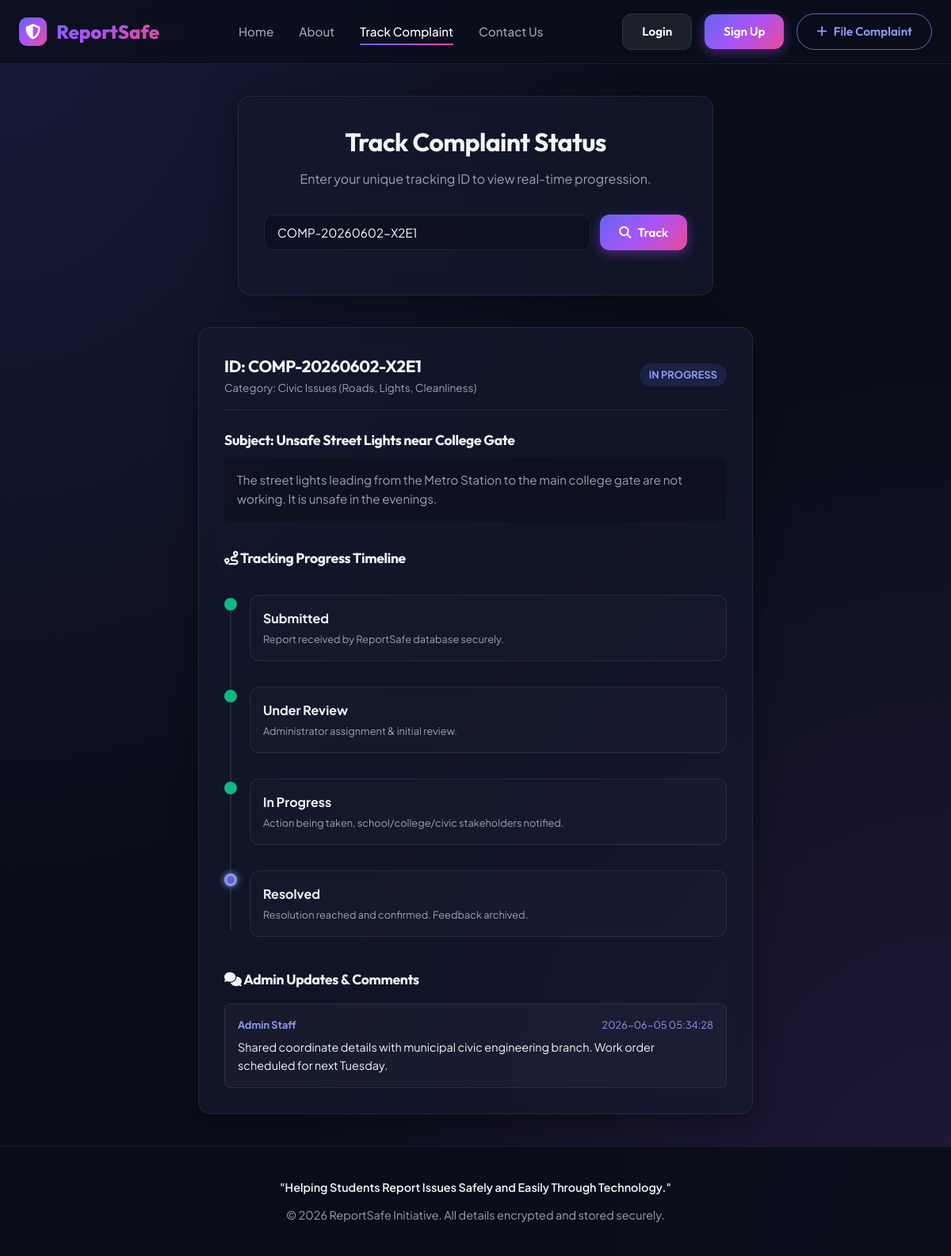
Screenshot of /track?complaint_id=COMP-20260602-X2E1 with the database file from the repository.
### tables this page shows
CREATE TABLE complaints (
        id TEXT PRIMARY KEY,
        user_id INTEGER,
        title TEXT NOT NULL,
        description TEXT NOT NULL,
        category TEXT NOT NULL,
        anonymous INTEGER DEFAULT 0,
        file_path TEXT,
        status TEXT NOT NULL DEFAULT 'Submitted',
        created_at TIMESTAMP DEFAULT CURRENT_TIMESTAMP,
        updated_at TIMESTAMP DEFAULT CURRENT_TIMESTAMP,
        FOREIGN KEY (user_id) REFERENCES users(id)
    );

CREATE TABLE comments (
        id INTEGER PRIMARY KEY AUTOINCREMENT,
        complaint_id TEXT NOT NULL,
        user_id INTEGER NOT NULL,
        comment_text TEXT NOT NULL,
        created_at TIMESTAMP DEFAULT CURRENT_TIMESTAMP,
        FOREIGN KEY (complaint_id) REFERENCES complaints(id),
        FOREIGN KEY (user_id) REFERENCES users(id)
    );

### app.py (the view)
@app.route('/track')
def track_view():
    complaint_id = request.args.get('complaint_id')
    complaint = None
    comments = []
    search_made = False
    if complaint_id:
        search_made = True
        complaint = db_manager.get_complaint_by_id(complaint_id)
        if complaint:
            comments = db_manager.get_comments_by_complaint(complaint_id)
    return render_template('track.html', complaint=complaint, comments=comments, complaint_id=complaint_id, search_made=search_made)

### database.py (called while the page is built, shortened)
def get_db_connection():
    if Config.DB_TYPE == 'sqlite':
        conn = sqlite3.connect(Config.SQLITE_DB_PATH)
        conn.row_factory = sqlite3.Row
        return conn

### db_manager.py (called while the page is built)
def is_firebase():
    return Config.DB_TYPE == 'firebase'

def get_complaint_by_id(complaint_id):
    if is_firebase():
        return firebase_db.get_complaint_by_id(complaint_id)
    else:
        conn = database.get_db_connection()
        cursor = conn.cursor()
        cursor.execute("SELECT * FROM complaints WHERE id = ?", (complaint_id,))
        complaint = cursor.fetchone()
        conn.close()
        if complaint:
            return dict(complaint)
        return None

def get_comments_by_complaint(complaint_id):
    if is_firebase():
        return firebase_db.get_comments_by_complaint(complaint_id)
    else:
        conn = database.get_db_connection()
        cursor = conn.cursor()
        cursor.execute("SELECT * FROM comments WHERE complaint_id = ? ORDER BY created_at DESC", (complaint_id,))
        comments = [dict(c) for c in cursor.fetchall()]
        conn.close()
        return comments

### templates/track.html (shortened to what this page needs)
{% extends 'base.html' %}
{% block content %}
<div class="card form-container" style="max-width: 600px;">
    <h1 class="form-title">Track Complaint Status</h1>
    <p class="form-subtitle">Enter your unique tracking ID to view real-time progression.</p>
    <form action="{{ url_for('track_view') }}" method="GET" style="display: flex; gap: 12px; margin-bottom: 24px;">
        <input class="form-control" type="text" name="complaint_id" value="{{ complaint_id or '' }}" required placeholder="COMP-YYYYMMDD-XXXX">
        <button type="submit" class="btn btn-primary" style="white-space: nowrap;">
            <i class="fas fa-magnifying-glass"></i> Track
        </button>
    </form>
</div>
{% if complaint %}
<div class="card track-card">
    <div style="display: flex; justify-content: space-between; align-items: center; border-bottom: 1px solid var(--bg-card-border); padding-bottom: 16px; margin-bottom: 24px;">
        <div>
            <h2 style="font-size: 1.3rem;">ID: {{ complaint.id }}</h2>
            <p style="font-size: 0.85rem; color: var(--text-muted);">Category: {{ complaint.category }}</p>
        </div>
        <span class="badge badge-{{ 'submitted' if complaint.status == 'Submitted' else 'review' if complaint.status == 'Under Review' else 'progress' if complaint.status == 'In Progress' else 'resolved' }}">
            {{ complaint.status }}
        </span>
    </div>
    <h3 style="font-size: 1.1rem; margin-bottom: 8px;">Subject: {{ complaint.title }}</h3>
    <p style="color: var(--text-muted); font-size: 0.95rem; margin-bottom: 32px; background: rgba(0,0,0,0.2); padding: 16px; border-radius: 8px;">
        {{ complaint.description }}
    </p>
    <h3 style="font-size: 1.1rem; margin-bottom: 20px;"><i class="fas fa-route"></i> Tracking Progress Timeline</h3>
    <div class="timeline">
        <div class="timeline-item completed">
            <div class="timeline-dot"></div>
            <div class="timeline-content">
                <div class="timeline-title">Submitted</div>
                <div class="timeline-date">Report received by ReportSafe database securely.</div>
            </div>
        </div>
        <div class="timeline-item {% if complaint.status in ['Under Review', 'In Progress', 'Resolved'] %}completed{% else %}active{% endif %}">
            <div class="timeline-dot"></div>
            <div class="timeline-content">
                <div class="timeline-title">Under Review</div>
                <div class="timeline-date">Administrator assignment & initial review.</div>
            </div>
        </div>
        <div class="timeline-item {% if complaint.status in ['In Progress', 'Resolved'] %}completed{% elif complaint.status == 'Under Review' %}active{% endif %}">
            <div class="timeline-dot"></div>
            <div class="timeline-content">
                <div class="timeline-title">In Progress</div>
                <div class="timeline-date">Action being taken, school/college/civic stakeholders notified.</div>
            </div>
        </div>
        <div class="timeline-item {% if complaint.status == 'Resolved' %}completed{% elif complaint.status == 'In Progress' %}active{% endif %}">
            <div class="timeline-dot"></div>
            <div class="timeline-content">
                <div class="timeline-title">Resolved</div>
                <div class="timeline-date">Resolution reached and confirmed. Feedback archived.</div>
            </div>
        </div>
    </div>
    {% if comments %}
    <h3 style="font-size: 1.1rem; margin-top: 40px; margin-bottom: 16px;"><i class="fas fa-comments"></i> Admin Updates & Comments</h3>
    <div style="display: flex; flex-direction: column; gap: 12px;">
        {% for comment in comments %}
        <div style="background: rgba(255,255,255,0.03); border: 1px solid var(--bg-card-border); padding: 16px; border-radius: 8px;">
            <div style="display: flex; justify-content: space-between; font-size: 0.8rem; color: var(--primary-light); margin-bottom: 6px;">
                <strong>Admin Staff</strong>
                <span>{{ comment.created_at }}</span>
            </div>
            <p style="font-size: 0.9rem;">{{ comment.comment_text }}</p>
        </div>
        {% endfor %}
    </div>
    {% endif %}
</div>
{% endif %}
{% endblock %}

### static/css/style.css (style rules this page uses)
:root { --font-heading: 'Outfit', sans-serif; --font-body: 'Plus Jakarta Sans', sans-serif; --primary: #5c6bc0; --primary-light: #8e99f3; --primary-dark: #26418f; --secondary: #9c27b0; --secondary-light: #d05ce3; --secondary-dark: #6a0080; --bg-main: #0a0e1a; --bg-card: rgba(20, 26, 46, 0.65); --bg-card-border: rgba(255, 255, 255, 0.08); --bg-input: rgba(13, 17, 33, 0.8); --text-main: #f3f4f6; --text-muted: #9ca3af; --text-dark: #1f2937; --white: #ffffff; --success: #10b981; --warning: #f59e0b; --danger: #ef4444; --info: #3b82f6; --accent-gradient: linear-gradient(135deg, #6366f1 0%, #a855f7 50%, #ec4899 100%); --card-shadow: 0 8px 32px 0 rgba(0, 0, 0, 0.37); --border-radius: 16px; --transition: all 0.3s cubic-bezier(0.4, 0, 0.2, 1); }
* { margin: 0; padding: 0; box-sizing: border-box; }
body { font-family: var(--font-body); background-color: var(--bg-main); background-image: radial-gradient(at 0% 0%, rgba(99, 102, 241, 0.15) 0px, transparent 50%), radial-gradient(at 100% 100%, rgba(168, 85, 247, 0.15) 0px, transparent 50%); background-attachment: fixed; color: var(--text-main); min-height: 100vh; display: flex; flex-direction: column; overflow-x: hidden; line-height: 1.6; }
h1, h2, h3, h4, h5, h6 { font-family: var(--font-heading); font-weight: 700; letter-spacing: -0.02em; }
.btn { display: inline-flex; align-items: center; justify-content: center; gap: 8px; padding: 10px 24px; border-radius: 12px; font-weight: 600; font-size: 0.95rem; cursor: pointer; transition: var(--transition); border: none; outline: none; font-family: var(--font-heading); }
.btn-primary { background: var(--accent-gradient); color: var(--white); box-shadow: 0 4px 15px rgba(168, 85, 247, 0.4); }
.card { background: var(--bg-card); border: 1px solid var(--bg-card-border); backdrop-filter: blur(12px); -webkit-backdrop-filter: blur(12px); border-radius: var(--border-radius); padding: 32px; box-shadow: var(--card-shadow); transition: var(--transition); }
.form-container { max-width: 550px; margin: 40px auto; }
.form-title { font-size: 2rem; margin-bottom: 8px; text-align: center; }
.form-subtitle { text-align: center; color: var(--text-muted); margin-bottom: 32px; }
.form-control { width: 100%; background: var(--bg-input); border: 1.5px solid var(--bg-card-border); padding: 12px 16px; color: var(--white); border-radius: 10px; font-family: var(--font-body); font-size: 0.95rem; transition: var(--transition); outline: none; }
.badge { display: inline-flex; align-items: center; padding: 4px 12px; border-radius: 50px; font-size: 0.8rem; font-weight: 700; text-transform: uppercase; }
.badge-progress { background: rgba(99, 102, 241, 0.15); color: var(--primary-light); }
.track-card { max-width: 700px; margin: 40px auto; }
.timeline { position: relative; padding-left: 32px; margin-top: 32px; }
.timeline::before { content: ''; position: absolute; left: 7px; top: 8px; bottom: 8px; width: 2px; background: var(--bg-card-border); }
.timeline-item { position: relative; padding-bottom: 32px; }
.timeline-item:last-child { padding-bottom: 0; }
.timeline-dot { position: absolute; left: -32px; top: 4px; width: 16px; height: 16px; border-radius: 50%; background: var(--bg-main); border: 3px solid var(--bg-card-border); transition: var(--transition); }
.timeline-item.active .timeline-dot { border-color: var(--primary-light); background: var(--primary); box-shadow: 0 0 8px var(--primary-light); }
.timeline-item.completed .timeline-dot { border-color: var(--success); background: var(--success); }
.timeline-content { background: rgba(255, 255, 255, 0.02); border: 1px solid var(--bg-card-border); padding: 16px; border-radius: 12px; }
.timeline-title { font-size: 1rem; font-weight: 700; margin-bottom: 4px; }
.timeline-date { font-size: 0.8rem; color: var(--text-muted); }

### rows the page displays
complaints: id "COMP-20260602-X2E1", category "Civic Issues (Roads, Lights, Cleanliness)", status "IN PROGRESS", title "Unsafe Street Lights near College Gate", description "The street lights leading from the Metro Station to the main college gate are not working. It is unsafe in the evenings."
comments: created_at "2026-06-05 05:34:28", comment_text "Shared coordinate details with municipal civic engineering branch. Work order scheduled for next Tuesday."
